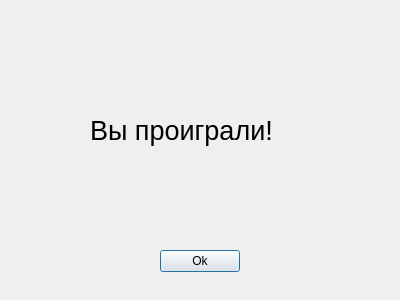
<?xml version="1.0" encoding="UTF-8"?>
<ui version="4.0">
 <class>LoseGame</class>
 <widget class="QDialog" name="LoseGame">
  <property name="geometry">
   <rect>
    <x>0</x>
    <y>0</y>
    <width>400</width>
    <height>300</height>
   </rect>
  </property>
  <property name="windowTitle">
   <string>Dialog</string>
  </property>
  <widget class="QPushButton" name="ok">
   <property name="geometry">
    <rect>
     <x>160</x>
     <y>250</y>
     <width>80</width>
     <height>22</height>
    </rect>
   </property>
   <property name="text">
    <string>Ok</string>
   </property>
  </widget>
  <widget class="QLabel" name="label">
   <property name="geometry">
    <rect>
     <x>90</x>
     <y>100</y>
     <width>211</width>
     <height>61</height>
    </rect>
   </property>
   <property name="font">
    <font>
     <pointsize>20</pointsize>
    </font>
   </property>
   <property name="text">
    <string>Вы проиграли!</string>
   </property>
  </widget>
 </widget>
 <resources/>
 <connections/>
</ui>
